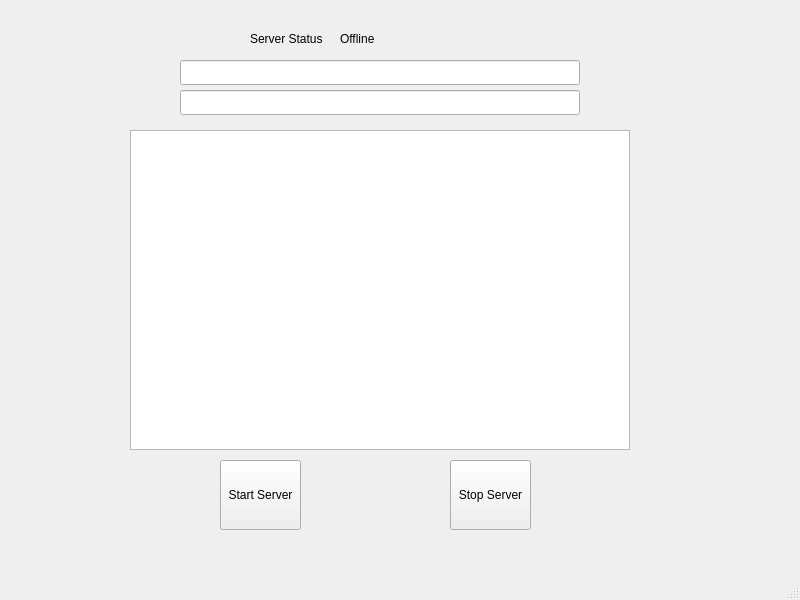
<?xml version="1.0" encoding="UTF-8"?>
<ui version="4.0">
 <class>MainWindow</class>
 <widget class="QMainWindow" name="MainWindow">
  <property name="geometry">
   <rect>
    <x>0</x>
    <y>0</y>
    <width>800</width>
    <height>600</height>
   </rect>
  </property>
  <property name="windowTitle">
   <string>MainWindow</string>
  </property>
  <widget class="QWidget" name="centralwidget">
   <widget class="QLineEdit" name="linePort">
    <property name="geometry">
     <rect>
      <x>180</x>
      <y>90</y>
      <width>400</width>
      <height>25</height>
     </rect>
    </property>
   </widget>
   <widget class="QTextEdit" name="logOutput">
    <property name="geometry">
     <rect>
      <x>130</x>
      <y>130</y>
      <width>500</width>
      <height>320</height>
     </rect>
    </property>
   </widget>
   <widget class="QPushButton" name="btnStart">
    <property name="geometry">
     <rect>
      <x>220</x>
      <y>460</y>
      <width>81</width>
      <height>70</height>
     </rect>
    </property>
    <property name="text">
     <string>Start Server</string>
    </property>
   </widget>
   <widget class="QPushButton" name="btnStop">
    <property name="geometry">
     <rect>
      <x>450</x>
      <y>460</y>
      <width>81</width>
      <height>70</height>
     </rect>
    </property>
    <property name="text">
     <string>Stop Server</string>
    </property>
   </widget>
   <widget class="QLabel" name="label">
    <property name="geometry">
     <rect>
      <x>250</x>
      <y>30</y>
      <width>80</width>
      <height>17</height>
     </rect>
    </property>
    <property name="text">
     <string>Server Status</string>
    </property>
   </widget>
   <widget class="QLabel" name="lblStatus">
    <property name="geometry">
     <rect>
      <x>340</x>
      <y>30</y>
      <width>80</width>
      <height>17</height>
     </rect>
    </property>
    <property name="text">
     <string>Offline</string>
    </property>
   </widget>
   <widget class="QLineEdit" name="HostPath">
    <property name="geometry">
     <rect>
      <x>180</x>
      <y>60</y>
      <width>400</width>
      <height>25</height>
     </rect>
    </property>
   </widget>
  </widget>
  <widget class="QMenuBar" name="menubar">
   <property name="geometry">
    <rect>
     <x>0</x>
     <y>0</y>
     <width>800</width>
     <height>22</height>
    </rect>
   </property>
  </widget>
  <widget class="QStatusBar" name="statusbar"/>
 </widget>
 <resources/>
 <connections/>
</ui>
